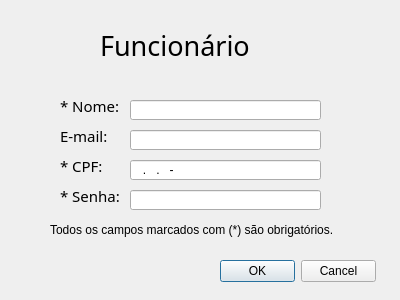
<?xml version="1.0" encoding="UTF-8"?>
<ui version="4.0">
 <class>funcionario</class>
 <widget class="QDialog" name="funcionario">
  <property name="geometry">
   <rect>
    <x>0</x>
    <y>0</y>
    <width>400</width>
    <height>300</height>
   </rect>
  </property>
  <property name="windowTitle">
   <string>Dialog</string>
  </property>
  <widget class="QDialogButtonBox" name="buttonBox_2">
   <property name="geometry">
    <rect>
     <x>220</x>
     <y>260</y>
     <width>156</width>
     <height>23</height>
    </rect>
   </property>
   <property name="standardButtons">
    <set>QDialogButtonBox::Cancel|QDialogButtonBox::Ok</set>
   </property>
  </widget>
  <widget class="QLineEdit" name="txtCPF">
   <property name="geometry">
    <rect>
     <x>130</x>
     <y>160</y>
     <width>191</width>
     <height>20</height>
    </rect>
   </property>
   <property name="inputMethodHints">
    <set>Qt::ImhDigitsOnly</set>
   </property>
   <property name="inputMask">
    <string>999.999.999-99</string>
   </property>
  </widget>
  <widget class="QLabel" name="label_3">
   <property name="geometry">
    <rect>
     <x>60</x>
     <y>120</y>
     <width>71</width>
     <height>31</height>
    </rect>
   </property>
   <property name="font">
    <font>
     <family>Century Gothic</family>
     <pointsize>11</pointsize>
     <weight>50</weight>
     <bold>false</bold>
    </font>
   </property>
   <property name="text">
    <string>E-mail:</string>
   </property>
  </widget>
  <widget class="QLabel" name="label_4">
   <property name="geometry">
    <rect>
     <x>60</x>
     <y>150</y>
     <width>71</width>
     <height>31</height>
    </rect>
   </property>
   <property name="font">
    <font>
     <family>Century Gothic</family>
     <pointsize>11</pointsize>
     <weight>50</weight>
     <bold>false</bold>
    </font>
   </property>
   <property name="text">
    <string>* CPF:</string>
   </property>
  </widget>
  <widget class="QLineEdit" name="txtSenha">
   <property name="geometry">
    <rect>
     <x>130</x>
     <y>190</y>
     <width>191</width>
     <height>20</height>
    </rect>
   </property>
   <property name="maxLength">
    <number>12</number>
   </property>
   <property name="echoMode">
    <enum>QLineEdit::PasswordEchoOnEdit</enum>
   </property>
  </widget>
  <widget class="QLabel" name="label_2">
   <property name="geometry">
    <rect>
     <x>60</x>
     <y>90</y>
     <width>71</width>
     <height>31</height>
    </rect>
   </property>
   <property name="font">
    <font>
     <family>Century Gothic</family>
     <pointsize>11</pointsize>
     <weight>50</weight>
     <bold>false</bold>
    </font>
   </property>
   <property name="text">
    <string>* Nome:</string>
   </property>
  </widget>
  <widget class="QLineEdit" name="txtEmail">
   <property name="geometry">
    <rect>
     <x>130</x>
     <y>130</y>
     <width>191</width>
     <height>20</height>
    </rect>
   </property>
   <property name="maxLength">
    <number>100</number>
   </property>
  </widget>
  <widget class="QLineEdit" name="txtNome">
   <property name="geometry">
    <rect>
     <x>130</x>
     <y>100</y>
     <width>191</width>
     <height>20</height>
    </rect>
   </property>
   <property name="maxLength">
    <number>100</number>
   </property>
  </widget>
  <widget class="QLabel" name="label">
   <property name="geometry">
    <rect>
     <x>100</x>
     <y>30</y>
     <width>231</width>
     <height>31</height>
    </rect>
   </property>
   <property name="font">
    <font>
     <family>Century Gothic</family>
     <pointsize>20</pointsize>
     <weight>50</weight>
     <bold>false</bold>
    </font>
   </property>
   <property name="text">
    <string>Funcionário</string>
   </property>
  </widget>
  <widget class="QLabel" name="label_5">
   <property name="geometry">
    <rect>
     <x>60</x>
     <y>180</y>
     <width>71</width>
     <height>31</height>
    </rect>
   </property>
   <property name="font">
    <font>
     <family>Century Gothic</family>
     <pointsize>11</pointsize>
     <weight>50</weight>
     <bold>false</bold>
    </font>
   </property>
   <property name="text">
    <string>* Senha:</string>
   </property>
  </widget>
  <widget class="QLabel" name="label_6">
   <property name="geometry">
    <rect>
     <x>50</x>
     <y>220</y>
     <width>301</width>
     <height>20</height>
    </rect>
   </property>
   <property name="text">
    <string>Todos os campos marcados com (*) são obrigatórios.</string>
   </property>
  </widget>
 </widget>
 <tabstops>
  <tabstop>txtNome</tabstop>
  <tabstop>txtEmail</tabstop>
  <tabstop>txtCPF</tabstop>
  <tabstop>txtSenha</tabstop>
 </tabstops>
 <resources/>
 <connections/>
</ui>
